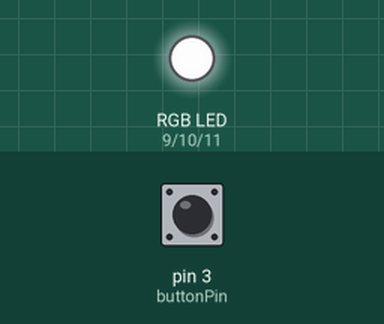
A sketch run on a simulated Arduino Uno, built with avr-gcc and run on an emulated ATmega328P. Parts: an RGB LED mixed from three pins (HIGH = lit). The inputs (shaded band) are chosen by the test bench; at power-on: pin 3 (buttonPin) LOW.

Above: at 1.2 s.
1.3 s: pin 3 (buttonPin) pulled HIGH for 0.15 s
At 11.78 s:
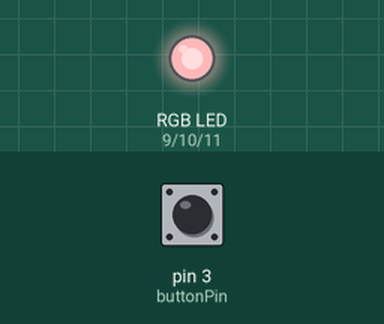
13.4 s: pin 3 (buttonPin) pulled HIGH for 1 s
At 15.0 s:
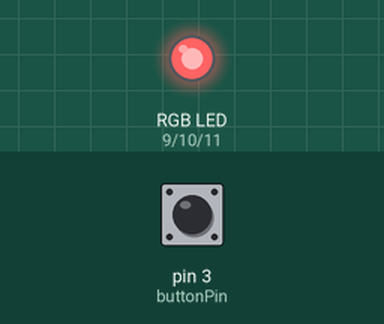
Timing chart, 0 to 23.4 s (numbered marks = the images above; inputs shaded):
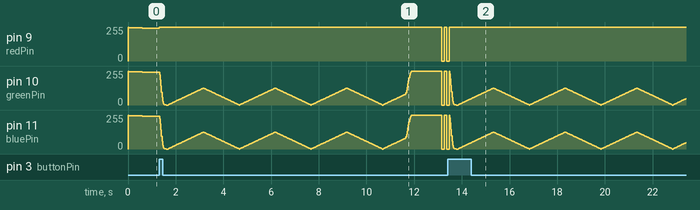

The sketch:

Wand_Basic.ino
```cpp
//Pins
const int buttonPin = 3;
const int redPin =  9;
const int greenPin =  10;
const int bluePin =  11;

//Color codes
const int WHITE[] = {255,255,255};
const int RED[] = {255,0,0};
const int GREEN[] = {0,255,0};
const int BLUE[] = {0,0,255};
const int YELLOW[] = {255,150,0};
const int CYAN[] = {0,255,255};
const int ORANGE[] = {255,50,0};
const int MAGENTA[] = {255,0,255};

//State variables
double newFadeBrightness = 0;
unsigned long nextFadeTime = 0;
int fadeRefresh = 25;
int buttonState = 0;
int pulseState = 1;
int currentColor[] = {255,255,255};
double currentBrightness = 0;


//Runs at startup
void setup() {
//  Serial.begin(9600);
  pinMode(buttonPin, INPUT);
  pinMode(redPin, OUTPUT);
  pinMode(greenPin, OUTPUT);
  pinMode(bluePin, OUTPUT);
  updateLED();
}

//Runs continuously
void loop() {

  continuePulse(2,4,3.0,WHITE);

  //If button is pressed...
  buttonState = digitalRead(buttonPin);
  if (buttonState == HIGH) {

    //Cast cyan spell
    setColor(CYAN);
    fadeToBrightness(100, 0.3);
    pulseForDuration(50,100,3.0,10);
    fadeToBrightness(0, 0.5);

    //Wait 1 seconds
    delay(1000);

    //Blink when recovered
    setColor(WHITE);
    setBrightness(100);
    delay(100);
    setBrightness(0);
    delay(100);
    setBrightness(100);
    delay(100);
    setBrightness(0);
  }
}


//HELPER METHODS


//Immedietly set the LED's color (each channel between 0 and 255)
void setColor(const int color[]) {
  for (int i=0; i<3; i++) {
    if (color[i] > 255) currentColor[i] = 255;
    else if (color[i] < 0) currentColor[i] = 0;
    else currentColor[i] = color[i];
  }
  updateLED();
}

//Immedietly set the LED's brightness (between 0 and 100)
void setBrightness(double percentage) {
  if (percentage > 100) currentBrightness = 100.0;
  else if (percentage < 0) currentBrightness = 0.0;
  else currentBrightness = percentage;
  updateLED();
}

//Fade the LED to the 'color' over the course of 'seconds'
void fadeToColor(const int color[], double seconds) {
  double ms = seconds*1000;
  for (int i = 0; i <= ms; i += fadeRefresh) {
    int tempColor[] = {
      int(currentColor[0]+(color[0]-currentColor[0])*(i/ms)),
      int(currentColor[1]+(color[1]-currentColor[1])*(i/ms)),
      int(currentColor[2]+(color[2]-currentColor[2])*(i/ms))};
    setColor(tempColor);
    delay(fadeRefresh);
  }
  setColor(color);
}

//Fade the LED to 'brightness' over the course of 'seconds'
void fadeToBrightness(double brightness, double seconds) {
  double ms = seconds*1000;
  for (int i = 0; i <= ms; i += fadeRefresh) {
    setBrightness(int(currentBrightness+(brightness-currentBrightness)*(i/ms)));
    delay(fadeRefresh);
  }
  setBrightness(brightness);
}

//Continue pulsing between (minVal, maxVal) with a cyclic 'period' (in seconds) and in 'color'
void continuePulse(int minVal, int maxVal, double period, const int color[]) {
  setColor(color);
  continuePulse(minVal, maxVal, period);
}

//Continue pulsing between (minVal, maxVal) with a cyclic 'period' (in seconds)
void continuePulse(int minVal, int maxVal, double period) {
  if (millis() >= nextFadeTime) {

    if (millis()-nextFadeTime > 4*fadeRefresh) newFadeBrightness = currentBrightness;
    setBrightness(newFadeBrightness);

    double brightnessChange = (double(maxVal-minVal)*2.0)/(double(period*1000)/fadeRefresh);
    nextFadeTime = millis() + fadeRefresh;
    double newBrightness = newFadeBrightness+(double(pulseState)*brightnessChange);

    if (newBrightness < minVal) {
      pulseState = 1;
      newFadeBrightness = minVal;
    } else if (newBrightness > maxVal) {
      pulseState = -1;
      newFadeBrightness = maxVal;
    } else newFadeBrightness = newBrightness;
  }
}

//Pulse the LED for a duration:
    // minVal/maxVal: The bounds of the fade brightness
    // period: The period (in seconds) of one full cycle of brightness
    // color: The color to fade in
    // duration: The amount of time to pulse for
void pulseForDuration(int minVal, int maxVal, double period, const int color[], double duration) {
  setColor(color);
  pulseForDuration(minVal, maxVal, period, duration);
}

//Pulse the LED for a duration:
    // minVal/maxVal: The bounds of the fade brightness
    // period: The period (in seconds) of one full cycle of brightness
    // duration: The amount of time to pulse for
void pulseForDuration(int minVal, int maxVal, double period, double duration) {
  unsigned long endTime = millis() + (duration*1000);
  while(millis() < endTime) continuePulse(minVal, maxVal, period);
}

//Set the color/brightness of the LED to 'currentBrightness' and 'currentColor'
void updateLED() {
  analogWrite(redPin, int(255-int(currentBrightness*double(currentColor[0]))/100.0));
  analogWrite(greenPin, int(255-int(currentBrightness*double(currentColor[1]))/100.0));
  analogWrite(bluePin, int(255-int(currentBrightness*double(currentColor[2]))/100.0));
}
```

Measured:
- after the input at 13.4 s, pin 9 (redPin): goes on until 13.5 s, then stays 255/255
